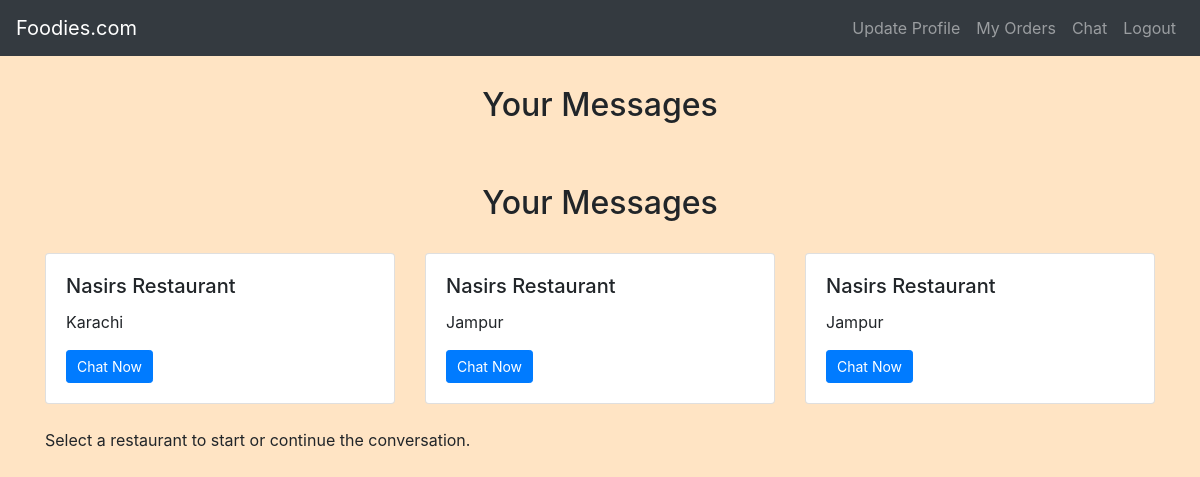
Page /user/user_messages.php (signed in) on the earlier database version.
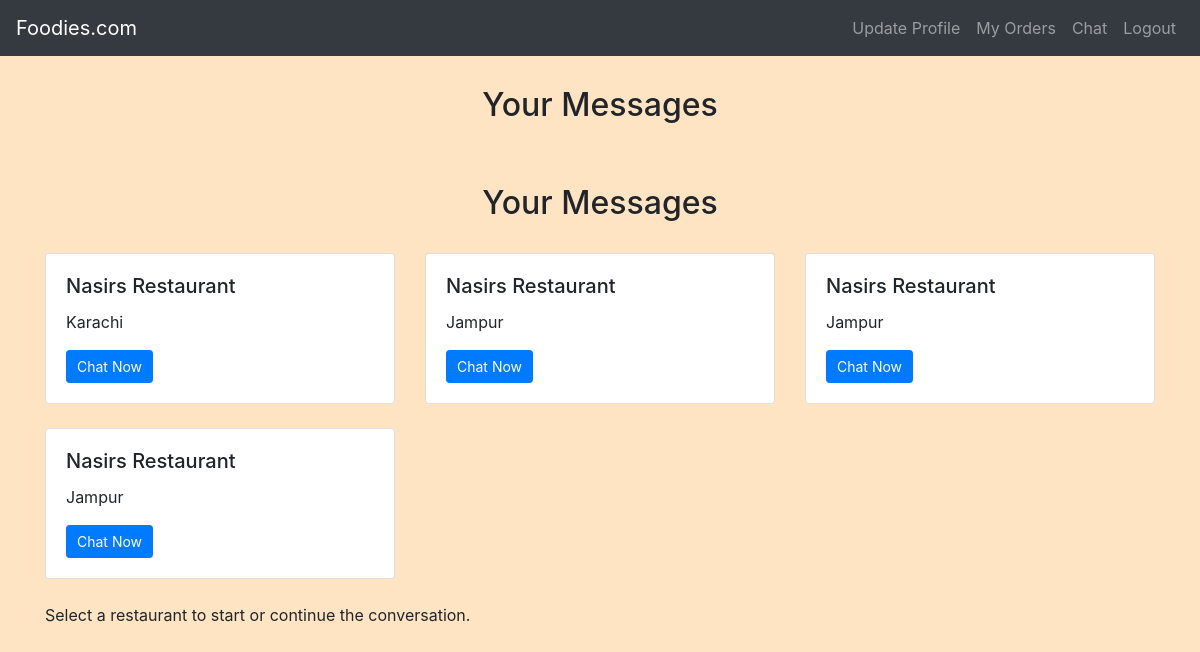
Same page on the later database version.
### tables this page shows
CREATE TABLE `restaurants` (
  `RestaurantID` int(11) NOT NULL,
  `OwnerID` int(11) DEFAULT NULL,
  `RestaurantName` varchar(255) NOT NULL,
  `Location` varchar(255) NOT NULL,
  `RestaurantImage` varchar(255) DEFAULT NULL
);

### user/user_messages.php (the view, shortened to what this page needs)
<?php
include('config.php');
$fetchAllRestaurantsSql = "SELECT * FROM restaurants";
$fetchAllRestaurantsStmt = mysqli_prepare($conn, $fetchAllRestaurantsSql);
mysqli_stmt_execute($fetchAllRestaurantsStmt);
$restaurantsResult = mysqli_stmt_get_result($fetchAllRestaurantsStmt);
?>
<!DOCTYPE html>
<html lang="en">
<head>
    <link rel="stylesheet" href="https://stackpath.bootstrapcdn.com/bootstrap/4.5.2/css/bootstrap.min.css">
    <link rel="stylesheet" href="../css/style.css">
</head>
<body>
    <?php include('user_navbar.php'); ?>
    <div class="container">
        <h2>Your Messages</h2>
        <div class="row">
        <div class="container">
    <h2>Your Messages</h2>
    <div class="row">
        <?php while ($restaurant = mysqli_fetch_assoc($restaurantsResult)) : ?>
            <div class="col-md-4 mb-4">
                <div class="card">
                    <div class="card-body">
                        <h5 class="card-title"><?php echo $restaurant['RestaurantName']; ?></h5>
                        <p class="card-text"><?php echo $restaurant['Location']; ?></p>
                        <a href="user_chat.php?restaurantID=<?php echo $restaurant['RestaurantID']; ?>" class="btn btn-primary btn-sm">Chat Now</a>
                    </div>
                </div>
            </div>
        <?php endwhile; ?>
    </div>
</div>
            <div class="col-md-8">
                <p>Select a restaurant to start or continue the conversation.</p>
            </div>
        </div>
    </div>
</body>
</html>

Differences in the rows shown:
added restaurants: RestaurantName "Nasirs Restaurant", Location "Jampur"
